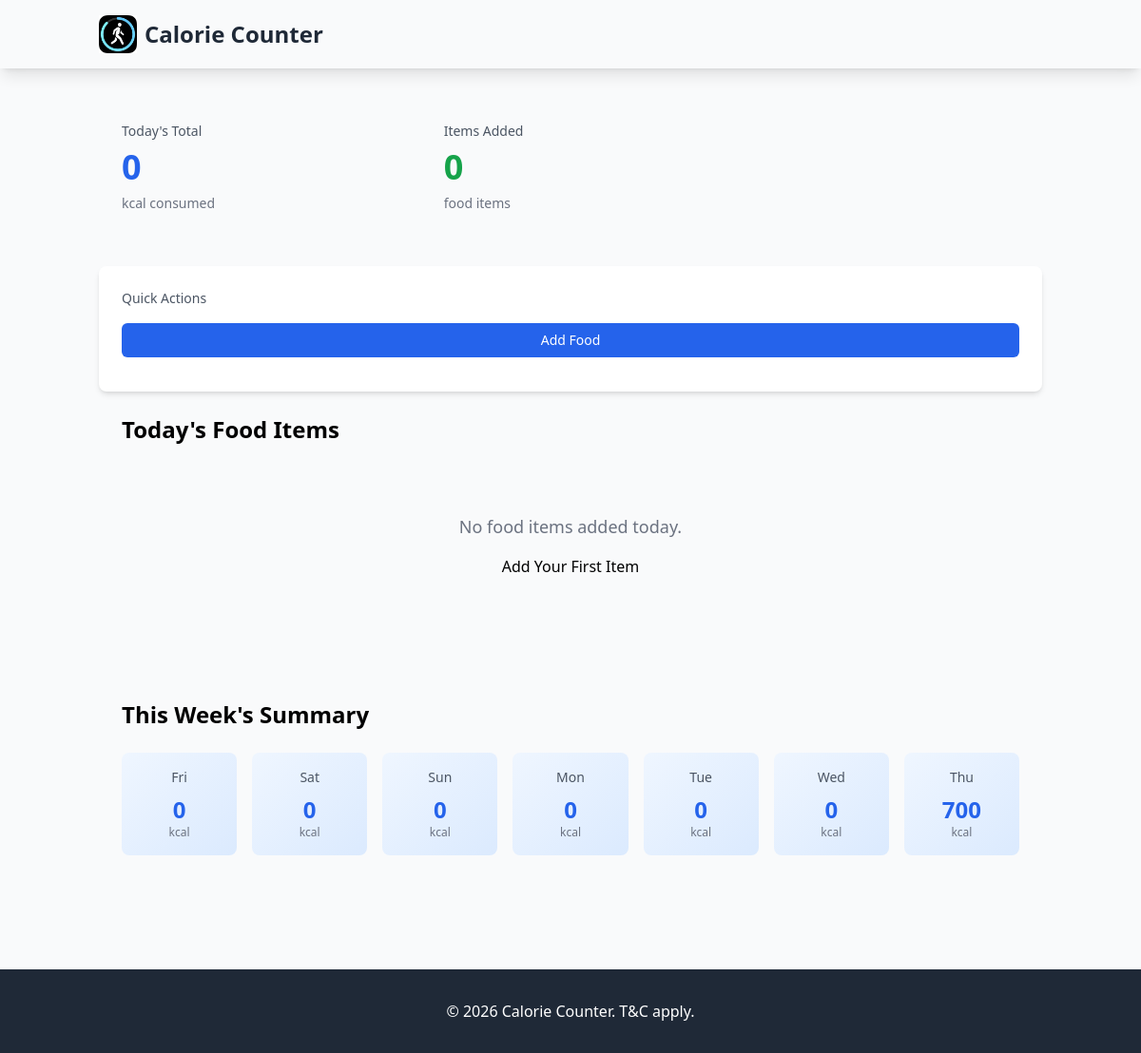
Page /home/ on the earlier database version.
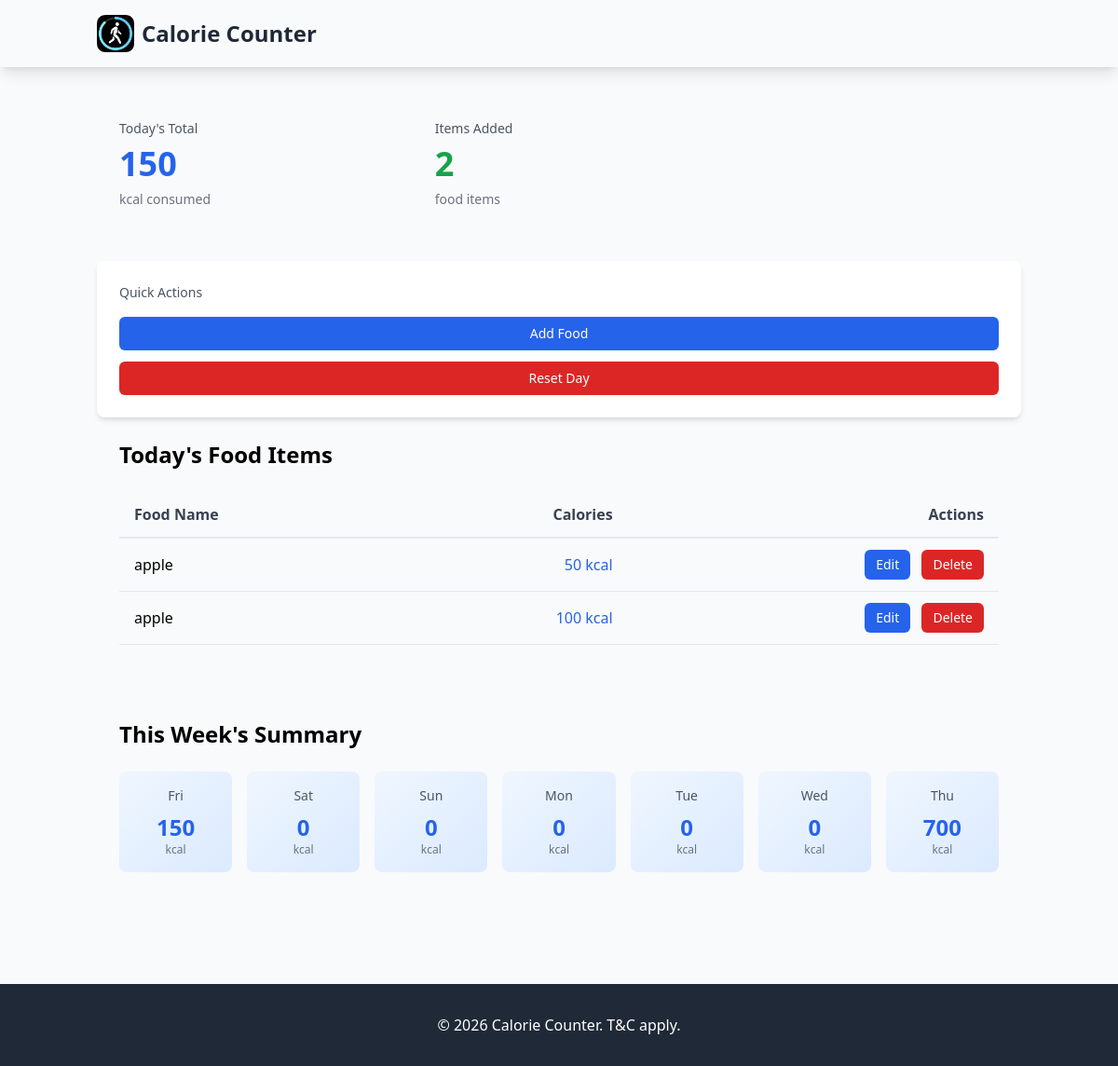
Same page on the later database version.
### calorietrackerapp/models.py (models this page shows, shortened)
class FoodItem(models.Model):
    name = models.CharField(
        max_length=200,
        help_text="Name of the food item"
    )
    calories = models.PositiveIntegerField(
        help_text="Number of calories in this item"
    )
    date_added = models.DateField(
        default=date.today,
        help_text="Date when the item was added"
    )
    created_at = models.DateTimeField(
        auto_now_add=True,
        help_text="Timestamp of creation"
    )
    updated_at = models.DateTimeField(
        auto_now=True,
        help_text="Timestamp of last update"
    )
    is_deleted = models.BooleanField(
        default=False,
        help_text="Soft delete flag"
    )
    class Meta:
        ordering = ['-date_added', '-created_at']
        verbose_name = "Food Item"
        verbose_name_plural = "Food Items"
        indexes = [
            models.Index(fields=['date_added']),
        ]

### calorietrackerapp/views.py (the view)
# urls.py: path('home/', views.index, name='index'),
def index(request):
    today = date.today()
    food_items = FoodItem.objects.filter(
        date_added=today,
        is_deleted=False
    ).order_by('-created_at')
    total_calories = food_items.aggregate(
        total=Sum('calories')
    )['total'] or 0
    week_ago = today - timedelta(days=7)
    weekly_data = {}
    for i in range(7, -1, -1):
        day = today - timedelta(days=i)
        daily_total = FoodItem.objects.filter(
            date_added=day,
            is_deleted=False
        ).aggregate(total=Sum('calories'))['total'] or 0
        weekly_data[day.strftime('%a')] = daily_total
    context = {
        'food_items': food_items,
        'total_calories': total_calories,
        'today': today,
        'weekly_data': weekly_data,
        'item_count': food_items.count(),
    }
    return render(request, 'index.html', context)

### calorietrackerapp/templates/index.html (shortened to what this page needs)
{% extends "home.html" %}
{% block content %}
<div class="grid grid-cols-1 md:grid-cols-3 gap-6 mb-8">
    <div class="card p-6">
        <h3 class="text-gray-600 text-sm font-medium mb-2">Today's Total</h3>
        <p class="text-4xl font-bold text-blue-600">{{ total_calories }}</p>
        <p class="text-gray-500 text-sm mt-2">kcal consumed</p>
    </div>
    <div class="card p-6">
        <h3 class="text-gray-600 text-sm font-medium mb-2">Items Added</h3>
        <p class="text-4xl font-bold text-green-600">{{ item_count }}</p>
        <p class="text-gray-500 text-sm mt-2">food items</p>
    </div>
</div>
<div class="bg-white rounded-lg shadow-md p-6">
    <h3 class="text-gray-600 text-sm font-medium mb-4">
        Quick Actions
    </h3>
    <a href="{% url 'calorie_tracker:add_food' %}"
       class="inline-flex items-center justify-center w-full px-4 py-2 mb-3
              text-sm font-medium text-white bg-blue-600 rounded-md
              hover:bg-blue-700 focus:outline-none focus:ring-2
              focus:ring-blue-400 transition">
        Add Food
    </a>
    {% if item_count > 0 %}
    <form method="post"
          action="{% url 'calorie_tracker:reset_day' %}"
          onsubmit="return confirm('Are you sure you want to reset today’s calorie count?');">
        <button type="submit"
                class="inline-flex items-center justify-center w-full px-4 py-2
                       text-sm font-medium text-white bg-red-600 rounded-md
                       hover:bg-red-700 focus:outline-none focus:ring-2
                       focus:ring-red-400 transition">
            Reset Day
        </button>
    </form>
    {% endif %}
</div>
<div class="card p-6 mb-8">
    <h2 class="text-2xl font-bold mb-6">Today's Food Items</h2>
    {% if food_items %}
    <div class="overflow-x-auto">
        <table class="w-full">
            <thead>
                <tr class="border-b-2 border-gray-200">
                    <th class="text-left py-3 px-4 font-semibold text-gray-700">Food Name</th>
                    <th class="text-right py-3 px-4 font-semibold text-gray-700">Calories</th>
                    <th class="text-right py-3 px-4 font-semibold text-gray-700">Actions</th>
                </tr>
            </thead>
            <tbody>
                {% for item in food_items %}
                            <tr class="border-b border-gray-200 hover:bg-gray-50 transition-colors">
                <td class="py-3 px-4">
                    {{ item.name }}
                </td>
                <td class="py-3 px-4 text-right font-medium text-blue-600">
                    {{ item.calories }} kcal
                </td>
                <td class="py-3 px-4 text-right space-x-2">
                    <a href="{% url 'calorie_tracker:edit_food' item.id %}"
                    class="inline-flex items-center px-3 py-1.5 text-sm font-medium text-white
                            bg-blue-600 rounded-md hover:bg-blue-700
                            focus:outline-none focus:ring-2 focus:ring-blue-400 transition">
                        Edit
                    </a>
                    <form method="post"
                        action="{% url 'calorie_tracker:delete_food' item.id %}"
                        class="inline"
                        onsubmit="return confirm('Delete this item?');">
                        <button type="submit"
                                class="inline-flex items-center px-3 py-1.5 text-sm font-medium text-white
                                    bg-red-600 rounded-md hover:bg-red-700
                                    focus:outline-none focus:ring-2 focus:ring-red-400 transition">
                            Delete
                        </button>
                    </form>
                </td>
            </tr>
                {% endfor %}
            </tbody>
        </table>
    </div>
    {% else %}
    <div class="text-center py-12">
        <p class="text-gray-500 text-lg mb-4">No food items added today.</p>
        <a href="{% url 'calorie_tracker:add_food' %}" class="btn-primary inline-block">Add Your First Item</a>
    </div>
    {% endif %}
</div>
<div class="card p-6">
    <h2 class="text-2xl font-bold mb-6">This Week's Summary</h2>
    <div class="grid grid-cols-1 md:grid-cols-7 gap-4">
        {% for day, total in weekly_data.items %}
        <div class="bg-gradient-to-br from-blue-50 to-blue-100 p-4 rounded-lg text-center">
            <p class="text-sm font-medium text-gray-600 mb-2">{{ day }}</p>
            <p class="text-2xl font-bold text-blue-600">{{ total }}</p>
            <p class="text-xs text-gray-500">kcal</p>
        </div>
        {% endfor %}
    </div>
</div>
{% endblock %}

### calorietrackerapp/templates/home.html (shortened to what this page needs)
{% load static %}
<!DOCTYPE html>
<html lang="en">
<head>
    <script src="https://cdn.tailwindcss.com"></script>
</head>
<body class="bg-gray-50">
    <nav class="bg-grey-100 text-white shadow-lg">
        <div class="container mx-auto px-4 py-4 text-gray-800 flex items-center">
                    <div class="text-2xl font-bold flex items-center">
                        <img  src="{% static '\logo.jpg' %}"
                alt="Logo"
                class="w-10 h-10 mr-2">
            <a href="{% url 'calorie_tracker:index' %}">Calorie Counter</a>
        </div>
        </div>
    </nav>
    <div class="container mx-auto px-4 py-8">
        {% block content %}{% endblock %}
    </div>
    <footer class="bg-gray-800 text-white mt-16 py-8">
        <div class="container mx-auto px-4 text-center">
            <p>&copy; 2026 Calorie Counter. T&C apply.</p>
        </div>
    </footer>
</body>
</html>

Differences in the rows shown:
added FoodItem: name "apple", calories "50"
added FoodItem: name "apple", calories "100"
Other differences:
{{ total_calories }}: "0" → "150"
{{ item_count }}: "0" → "2"
text no longer shown: "No food items added today. Add Your First Item"
text now shown: "Reset Day Food Name Calories Actions"
new list line: "Fri 150 kcal"
list line gone: "Fri 0 kcal"
